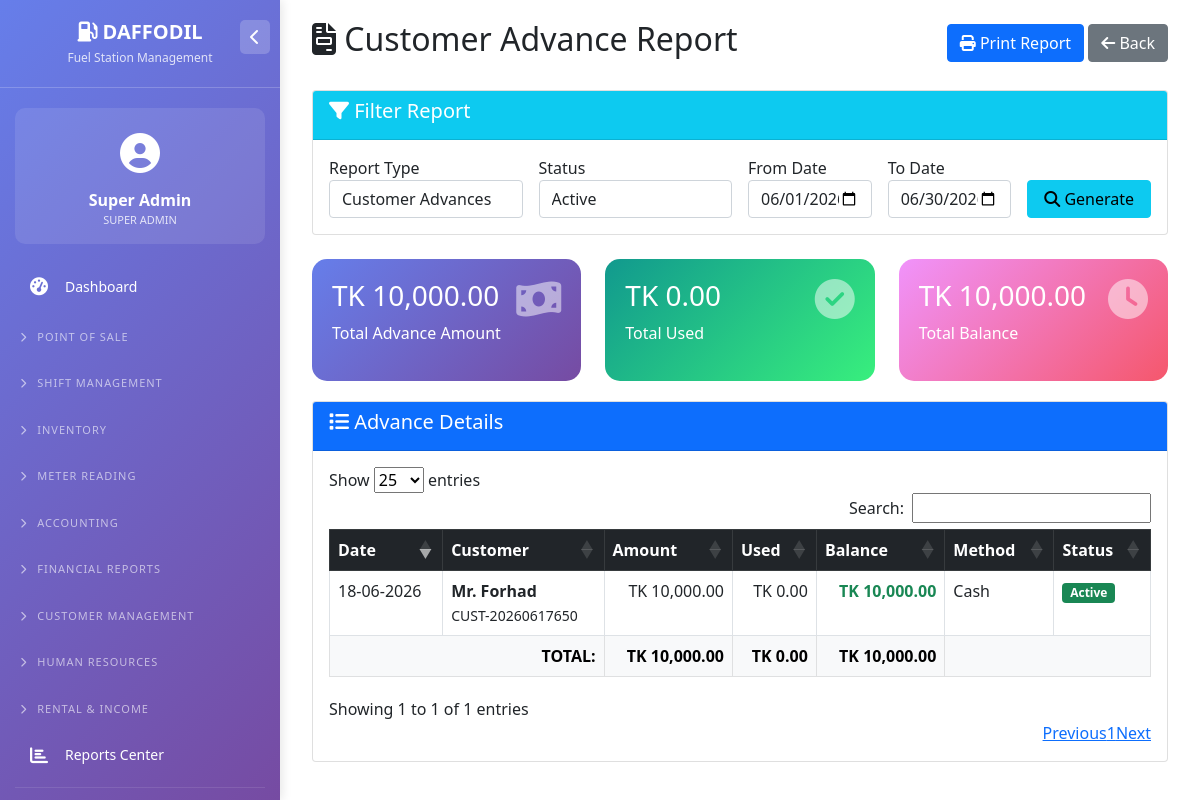
/advance_report.php (signed in), run on the app's committed database.
### tables this page shows
CREATE TABLE `users` (
  `id` int(11) NOT NULL,
  `username` varchar(50) NOT NULL,
  `password` varchar(255) NOT NULL,
  `full_name` varchar(100) NOT NULL,
  `email` varchar(100) DEFAULT NULL,
  `phone` varchar(20) DEFAULT NULL,
  `role` enum('super_admin','owner','accountant','station_manager','cashier','nozzle_operator','hr_officer','store_keeper','auditor') NOT NULL DEFAULT 'cashier',
  `is_active` tinyint(1) DEFAULT 1,
  `created_at` timestamp NOT NULL DEFAULT current_timestamp()
);

CREATE TABLE `advance_payments_customer` (
  `id` int(11) NOT NULL,
  `customer_id` int(11) NOT NULL,
  `advance_date` date NOT NULL,
  `amount` decimal(15,2) NOT NULL,
  `payment_method` enum('cash','bank','cheque','mobile_banking') DEFAULT 'cash',
  `reference_no` varchar(50) DEFAULT NULL,
  `notes` text DEFAULT NULL,
  `used_amount` decimal(15,2) DEFAULT 0.00,
  `balance_amount` decimal(15,2) DEFAULT 0.00,
  `status` enum('active','fully_used','cancelled') DEFAULT 'active',
  `voucher_id` int(11) DEFAULT NULL,
  `created_by` int(11) DEFAULT NULL,
  `created_at` timestamp NOT NULL DEFAULT current_timestamp()
);

CREATE TABLE `customers` (
  `id` int(11) NOT NULL,
  `customer_code` varchar(50) NOT NULL,
  `customer_name` varchar(100) NOT NULL,
  `phone` varchar(20) DEFAULT NULL,
  `email` varchar(100) DEFAULT NULL,
  `address` text DEFAULT NULL,
  `credit_limit` decimal(15,2) DEFAULT 0.00,
  `opening_balance` decimal(15,2) DEFAULT 0.00,
  `current_balance` decimal(15,2) DEFAULT 0.00,
  `advance_balance` decimal(15,2) DEFAULT 0.00,
  `is_active` tinyint(1) DEFAULT 1,
  `created_at` timestamp NOT NULL DEFAULT current_timestamp()
);

### config/database.php (called while the page is built, shortened)
<?php
$host = 'localhost';
$dbname = 'fuel_station_management';
$username = 'root';
$password = '';
try {
    $pdo = new PDO("mysql:host=$host;dbname=$dbname;charset=utf8mb4", $username, $password);
    $pdo->setAttribute(PDO::ATTR_ERRMODE, PDO::ERRMODE_EXCEPTION);
    $pdo->setAttribute(PDO::ATTR_DEFAULT_FETCH_MODE, PDO::FETCH_ASSOC);
} catch(PDOException $e) {
    die("Connection failed: " . $e->getMessage());
}
function getCurrentUser() {
    global $pdo;
    if(isset($_SESSION['user_id'])) {
        $stmt = $pdo->prepare("SELECT * FROM users WHERE id = ?");
        $stmt->execute([$_SESSION['user_id']]);
        return $stmt->fetch();
    }
    return null;
}
?>

### advance_report.php (the view, shortened to what this page needs)
<?php
require_once 'config/database.php';
$report_type = $_GET['type'] ?? 'customer';
$status = $_GET['status'] ?? 'active';
$from_date = isset($_GET['from_date']) ? $_GET['from_date'] : date('Y-m-01');
$to_date = isset($_GET['to_date']) ? $_GET['to_date'] : date('Y-m-t');
if($report_type == 'customer') {
    $stmt = $pdo->prepare("
        SELECT ap.*, c.customer_name, c.customer_code, c.phone, c.address
        FROM advance_payments_customer ap
        JOIN customers c ON ap.customer_id = c.id
        WHERE ap.status = ? AND ap.advance_date BETWEEN ? AND ?
        ORDER BY ap.advance_date DESC
    ");
    $stmt->execute([$status, $from_date, $to_date]);
    $advances = $stmt->fetchAll();
    $title = "Customer Advance Report";
    $total_amount = array_sum(array_column($advances, 'amount'));
    $total_used = array_sum(array_column($advances, 'used_amount'));
    $total_balance = array_sum(array_column($advances, 'balance_amount'));
}
$settings = $pdo->query("SELECT setting_key, setting_value FROM system_settings")->fetchAll(PDO::FETCH_KEY_PAIR);
$currency = $settings['currency_symbol'] ?? 'BDT';
?>
<!DOCTYPE html>
<html lang="en">
<head>
    <link href="https://cdn.jsdelivr.net/npm/bootstrap@5.1.3/dist/css/bootstrap.min.css" rel="stylesheet">
    <link rel="stylesheet" href="https://cdn.datatables.net/1.11.5/css/dataTables.bootstrap5.min.css">
    <link rel="stylesheet" href="https://cdnjs.cloudflare.com/ajax/libs/font-awesome/6.4.0/css/all.min.css">
</head>
<body>
    <?php include 'left_menu.php'; ?>
    <div class="main-content">
        <div class="container-fluid">
            <div class="d-flex justify-content-between align-items-center mb-4">
                <h2><i class="fas fa-file-invoice"></i> <?php echo $title; ?></h2>
                <div class="no-print">
                    <button onclick="window.print()" class="btn btn-primary">
                        <i class="fas fa-print"></i> Print Report
                    </button>
                    <a href="advance_management.php" class="btn btn-secondary">
                        <i class="fas fa-arrow-left"></i> Back
                    </a>
                </div>
            </div>
            <div class="card mb-4 no-print">
                <div class="card-header bg-info text-white">
                    <h5><i class="fas fa-filter"></i> Filter Report</h5>
                </div>
                <div class="card-body">
                    <form method="GET" class="row g-3">
                        <div class="col-md-3">
                            <label>Report Type</label>
                            <select name="type" class="form-control">
                                <option value="customer" <?php echo $report_type == 'customer' ? 'selected' : ''; ?>>Customer Advances</option>
                            </select>
                        </div>
                        <div class="col-md-3">
                            <label>Status</label>
                            <select name="status" class="form-control">
                                <option value="active" <?php echo $status == 'active' ? 'selected' : ''; ?>>Active</option>
                            </select>
                        </div>
                        <div class="col-md-2">
                            <label>From Date</label>
                            <input type="date" name="from_date" class="form-control" value="<?php echo $from_date; ?>">
                        </div>
                        <div class="col-md-2">
                            <label>To Date</label>
                            <input type="date" name="to_date" class="form-control" value="<?php echo $to_date; ?>">
                        </div>
                        <div class="col-md-2">
                            <label>&nbsp;</label>
                            <button type="submit" class="btn btn-info w-100">
                                <i class="fas fa-search"></i> Generate
                            </button>
                        </div>
                    </form>
                </div>
            </div>
            <div class="row">
                <div class="col-md-4">
                    <div class="stats-card">
                        <i class="fas fa-money-bill-wave"></i>
                        <h3><?php echo $currency; ?> <?php echo number_format($total_amount, 2); ?></h3>
                        <p>Total Advance Amount</p>
                    </div>
                </div>
                <div class="col-md-4">
                    <div class="stats-card" style="background: linear-gradient(135deg, #11998e 0%, #38ef7d 100%);">
                        <i class="fas fa-check-circle"></i>
                        <h3><?php echo $currency; ?> <?php echo number_format($total_used, 2); ?></h3>
                        <p>Total Used</p>
                    </div>
                </div>
                <div class="col-md-4">
                    <div class="stats-card" style="background: linear-gradient(135deg, #f093fb 0%, #f5576c 100%);">
                        <i class="fas fa-clock"></i>
                        <h3><?php echo $currency; ?> <?php echo number_format($total_balance, 2); ?></h3>
                        <p>Total Balance</p>
                    </div>
                </div>
            </div>
            <div class="card">
                <div class="card-header bg-primary text-white">
                    <h5><i class="fas fa-list"></i> Advance Details</h5>
                </div>
                <div class="card-body">
                    <div class="table-responsive">
                        <table class="table table-bordered" id="advanceTable">
                            <thead class="table-dark">
                                <tr>
                                    <th>Date</th>
                                    <th><?php echo $report_type == 'customer' ? 'Customer' : 'Supplier'; ?></th>
                                    <th>Amount</th>
                                    <th>Used</th>
                                    <th>Balance</th>
                                    <th>Method</th>
                                    <th>Status</th>
                                </tr>
                            </thead>
                            <tbody>
                                <?php foreach($advances as $adv): ?>
                                <tr>
                                    <td><?php echo date('d-m-Y', strtotime($adv['advance_date'])); ?></td>
                                    <td>
                                        <strong><?php echo $report_type == 'customer' ? $adv['customer_name'] : $adv['supplier_name']; ?></strong>
                                        <br><small><?php echo $report_type == 'customer' ? $adv['customer_code'] : $adv['supplier_code']; ?></small>
                                    </td>
                                    <td class="text-end"><?php echo $currency; ?> <?php echo number_format($adv['amount'], 2); ?></td>
                                    <td class="text-end"><?php echo $currency; ?> <?php echo number_format($adv['used_amount'], 2); ?></td>
                                    <td class="text-end fw-bold <?php echo $adv['balance_amount'] > 0 ? 'text-success' : 'text-muted'; ?>">
                                        <?php echo $currency; ?> <?php echo number_format($adv['balance_amount'], 2); ?>
                                    </td>
                                    <td><?php echo ucfirst($adv['payment_method']); ?></td>
                                    <td>
                                        <?php if($adv['status'] == 'active'): ?>
                                            <span class="badge bg-success">Active</span>
                                        <?php elseif($adv['status'] == 'fully_used'): ?>
                                            <span class="badge bg-warning">Used</span>
                                        <?php else: ?>
                                            <span class="badge bg-danger">Cancelled</span>
                                        <?php endif; ?>
                                    </td>
                                </tr>
                                <?php endforeach; ?>
                            </tbody>
                            <tfoot class="table-light">
                                <tr class="fw-bold">
                                    <td colspan="2" class="text-end">TOTAL:</td>
                                    <td class="text-end"><?php echo $currency; ?> <?php echo number_format($total_amount, 2); ?></td>
                                    <td class="text-end"><?php echo $currency; ?> <?php echo number_format($total_used, 2); ?></td>
                                    <td class="text-end"><?php echo $currency; ?> <?php echo number_format($total_balance, 2); ?></td>
                                    <td colspan="2"></td>
                                </tr>
                            </tfoot>
                        </table>
                    </div>
                </div>
            </div>
        </div>
    </div>
</body>
</html>

### left_menu.php (shortened to what this page needs)
<?php
$current_page = basename($_SERVER['PHP_SELF']);
$user = getCurrentUser();
$user_role = $user['role'] ?? 'guest';
?>
<link rel="stylesheet" href="https://cdnjs.cloudflare.com/ajax/libs/font-awesome/6.4.0/css/all.min.css">
<div class="sidebar" id="sidebar">
    <div class="sidebar-header">
        <button class="toggle-btn" onclick="toggleSidebar()">
            <i class="fas fa-chevron-left" id="toggleIcon"></i>
        </button>
        <h3><i class="fas fa-gas-pump"></i> DAFFODIL</h3>
        <p>Fuel Station Management</p>
    </div>
    <div class="user-info">
        <div class="user-icon"><i class="fas fa-user-circle"></i></div>
        <div class="user-name"><?php echo $user['full_name'] ?? 'Admin'; ?></div>
        <div class="user-role"><?php echo ucfirst(str_replace('_', ' ', $user['role'] ?? 'super_admin')); ?></div>
    </div>
    <ul class="nav-menu">
        <li class="nav-item <?php echo $current_page == 'dashboard.php' ? 'active' : ''; ?>">
            <a class="nav-link" href="dashboard.php">
                <i class="fas fa-tachometer-alt"></i>
                <span>Dashboard</span>
            </a>
        </li>
        <li class="nav-title" onclick="toggleSection('posSection', 'posChevron')">
            <i class="fas fa-chevron-right chevron" id="posChevron"></i> POINT OF SALE
        </li>
        <li class="nav-title" onclick="toggleSection('shiftSection', 'shiftChevron')">
            <i class="fas fa-chevron-right chevron" id="shiftChevron"></i> SHIFT MANAGEMENT
        </li>
        <li class="nav-title" onclick="toggleSection('inventorySection', 'inventoryChevron')">
            <i class="fas fa-chevron-right chevron" id="inventoryChevron"></i> INVENTORY
        </li>
        <li class="nav-title" onclick="toggleSection('meterReadingSection', 'meterChevron')">
            <i class="fas fa-chevron-right chevron" id="meterChevron"></i> METER READING
        </li>
        <?php if(in_array($user_role, ['super_admin', 'admin', 'accountant'])): ?>
        <li class="nav-title" onclick="toggleSection('accountingSection', 'accountingChevron')">
            <i class="fas fa-chevron-right chevron" id="accountingChevron"></i> ACCOUNTING
        </li>
        <?php endif; ?>
        <?php if(in_array($user_role, ['super_admin', 'admin', 'accountant'])): ?>
        <li class="nav-title" onclick="toggleSection('financialSection', 'financialChevron')">
            <i class="fas fa-chevron-right chevron" id="financialChevron"></i> FINANCIAL REPORTS
        </li>
        <?php endif; ?>
        <li class="nav-title" onclick="toggleSection('customerSection', 'customerChevron')">
            <i class="fas fa-chevron-right chevron" id="customerChevron"></i> CUSTOMER MANAGEMENT
        </li>
        <?php if(in_array($user_role, ['super_admin', 'admin', 'hr_officer'])): ?>
        <li class="nav-title" onclick="toggleSection('hrSection', 'hrChevron')">
            <i class="fas fa-chevron-right chevron" id="hrChevron"></i> HUMAN RESOURCES
        </li>
        <?php endif; ?>
        <li class="nav-title" onclick="toggleSection('rentalSection', 'rentalChevron')">
            <i class="fas fa-chevron-right chevron" id="rentalChevron"></i> RENTAL & INCOME
        </li>
        <li class="nav-item <?php echo $current_page == 'reports.php' ? 'active' : ''; ?>">
            <a class="nav-link" href="reports.php">
                <i class="fas fa-chart-bar"></i> <span>Reports Center</span>
            </a>
        </li>
        <?php if(in_array($user_role, ['super_admin', 'admin'])): ?>
        <li class="nav-divider"></li>
        <?php endif; ?>
    </ul>
</div>

### data on the page
users: full_name "Super Admin", role "SUPER ADMIN"
advance_payments_customer: advance_date "18-06-2026", customer.customer_name "Mr. Forhad", customer.customer_code "CUST-20260617650", amount "10,000.00", used_amount "0.00", balance_amount "10,000.00", payment_method "Cash", status "Active"

### other printed values
$title "Customer Advance Report"
$currency "TK"
$total_amount "10,000.00"
$total_used "0.00"
$total_balance "10,000.00"
